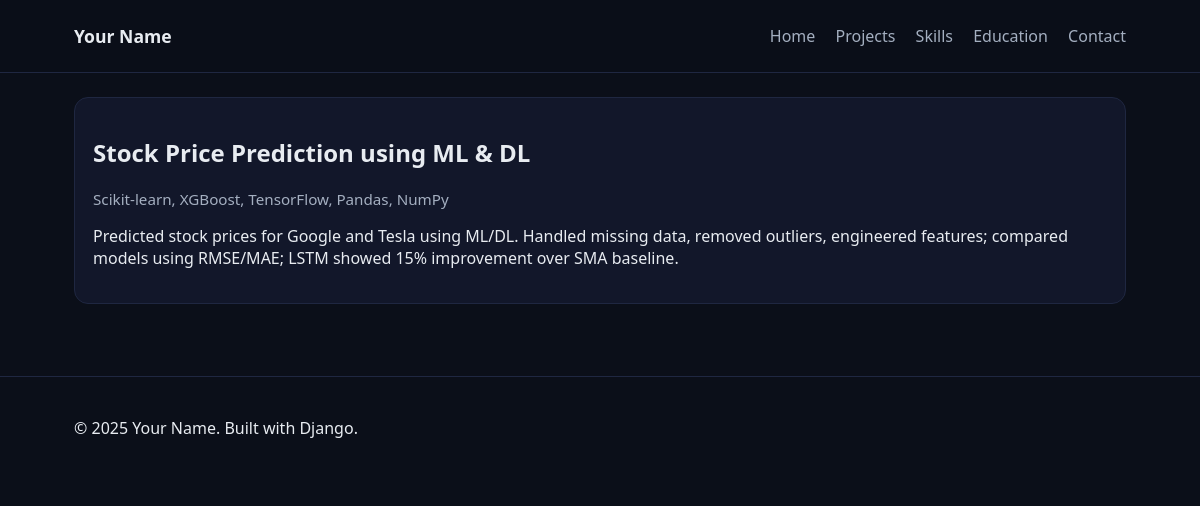
The app's page /projects/2/ with its own data.
### portfolio/models.py (models this page shows, shortened)
class Project(models.Model):
    title = models.CharField(max_length=200)
    description = models.TextField()
    technologies = models.TextField(blank=True)  # comma-separated or paragraph
    github_url = models.URLField(blank=True)
    demo_url = models.URLField(blank=True)
    featured = models.BooleanField(default=False)
    order = models.IntegerField(default=0)

### portfolio/views.py (the view)
# urls.py: path('projects/<int:pk>/', views.project_detail, name='project_detail'),
def project_detail(request, pk):
    project = get_object_or_404(Project, pk=pk)
    return render(request, 'portfolio/project_detail.html', {'project': project})

### portfolio/templates/portfolio/project_detail.html (shortened to what this page needs)
{% extends 'portfolio/base.html' %}
{% block content %}
  <article class="project-detail">
    <h1>{{ project.title }}</h1>
    <p class="tech">{{ project.technologies }}</p>
    <p>{{ project.description }}</p>
  </article>
{% endblock %}

### portfolio/static/portfolio/style.css (style rules this page uses)
:root { --bg: #0b0f19; --panel: #12172a; --text: #e8ecf1; --muted: #a4afc0; --primary: #7aa2ff; --border: #1f2741; }
* { box-sizing: border-box; }
html, body { margin: 0; padding: 0; background: var(--bg); color: var(--text); font-family: ui-sans-serif, system-ui, -apple-system, Segoe UI, Roboto, Ubuntu, Cantarell, Noto Sans, Helvetica Neue, Arial, "Apple Color Emoji", "Segoe UI Emoji"; }
.tech { color: var(--muted); font-size: .95rem; }
.project-detail { background: var(--panel); border:1px solid var(--border); border-radius: 14px; padding: 18px; }

### records on screen
Project: title "Stock Price Prediction using ML & DL", technologies "Scikit-learn, XGBoost, TensorFlow, Pandas, NumPy", description "Predicted stock prices for Google and Tesla using ML/DL. Handled missing data, removed outliers, engineered features; compared models using RMSE/MAE; LSTM showed 15% improvement over SMA baseline."

### other values on screen
{{ profile.name|default:"Your Name" }} "Your Name"
